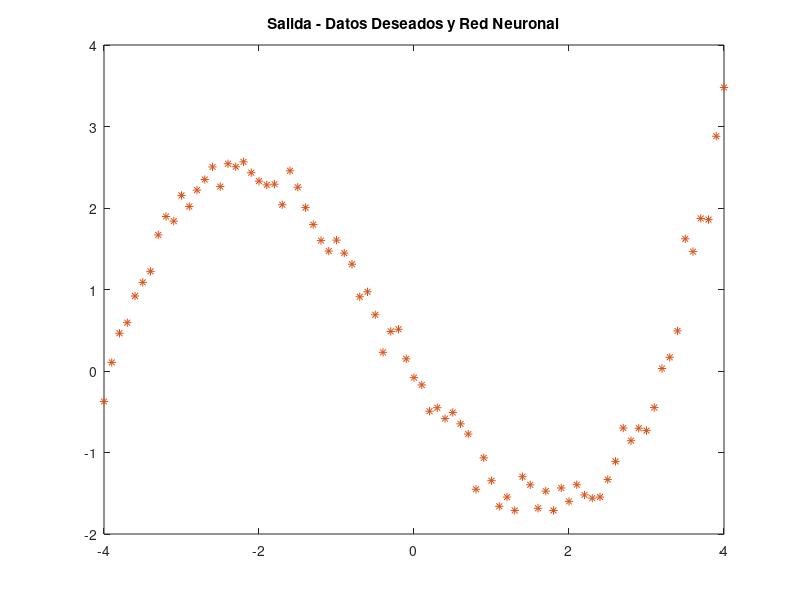

MATLAB code for this plot:
% AjusteCubica_Escalamiento (original: NeuronCubicaEscalamiento.m)
% =========================================================================
% MLP feedforward 1-25-1 (mas neurona bias opcional) entrenado a mano con
% retropropagacion de errores (sin toolbox), en modo BATCH, para aproximar
% una funcion cubica ruidosa. Tema didactico: el PROBLEMA DE ESCALAMIENTO
% de la salida deseada. La variable FACTOR multiplica la magnitud de yb;
% al agrandarla, la salida deseada queda fuera del rango util que puede
% componer la capa de sigmoideas y el ajuste se degrada (probar con
% FACTOR = 1, 10, 30, ... y comparar la convergencia de J).
%
% Pipeline en cada epoca (iter):
%   1. Para cada patron k (sin actualizar pesos):
%      a. PROPAGACION   m = v'*in ; n = sigmoide bipolar ; out = w'*n
%      b. ACUMULACION   dJdw += er.*dydw ; dJdv += er.*dydv, con las
%                       sensibilidades explicitas dydw = n y
%                       dydv = in*(w.*dndm)'
%   2. ACTUALIZACION batch: w = w - eta*dJdw/nx ; v = v - eta*dJdv/nx
%   3. Costo JJ = 0.5*sum(error.^2) impreso y guardado en J(iter).
%
% Activacion: sigmoidea tipo 2 (bipolar), n = 2./(1+exp(-m)) - 1, con
% derivada dndm = (1 - n.^2)/2; la gaussiana queda comentada.
%
% Rarezas conservadas por fidelidad con el original (NO corregir):
% - No hay criterio de parada: siempre corre las 20000 epocas completas
%   (J si termina con exactamente 20000 filas, pero se deja crecer
%   dinamicamente igual que en el original).
% - eta = input(...) SIN punto y coma: imprime el valor ingresado.
% - a0 = -0*30 es simplemente 0 (literal conservado tal cual).
% - La variable "error" sombrea al builtin error(); se conserva el nombre.
% - JJ sin punto y coma: imprime el costo en cada epoca, como el original.

clear;
clc;
close all;

%% Datos de entrenamiento: cubica ruidosa escalada por FACTOR
a3 = 0.8*2;                % coeficientes del polinomio cubico
a2 = 0.3*4;
a1 = -0.8*25;
a0 = -0*30;                % igual a 0 (se conserva el literal)

x = -4:0.1:4;
x = x';
nx = length(x);

FACTOR = 1;       % Probar (escala de la salida deseada: 1, 10, 30, ...)
yb = a3*x.^3 + a2*x.^2 + a1*x.^1 + a0;
yb = FACTOR*0.075*yb;              % escalamiento bajo estudio
yb = yb + 1*0.2*randn(nx,1);       % ruido gaussiano

%% Arquitectura de la red y parametros de entrenamiento
ne = 1;    % Numero de entradas
nm = 25;   % Numero de intermedias

bias = input('Bias:  SI = 1 : ');
if(bias == 1)
    ne = ne + 1;
    x = [ x ones(nx,1) ];
end
v = 0.15*randn(ne,nm);     % Valor inicial de coeficientes v (matricial)
w = 0.15*randn(nm,1);      % Valor inicial de coeficientes w (matricial)

eta = input('eta [0.1]: ')         % sin ; -> imprime el valor (original)

%% Entrenamiento batch (20000 epocas fijas, sin criterio de parada)
for iter = 1:20000
    dJdw = 0;                      % acumuladores de gradiente de la epoca
    dJdv = 0;
    for k = 1:nx
        in = (x(k,:))';            % patron k como columna
        m = v'*in;                 % entrada neta de la capa oculta
        n = 2.0./(1+exp(-m)) - 1;      % Sigmoidea Tipo 2
        %n = exp(-m.^2);               % Gaussiana
        out = w'*n;                % salida lineal de la red
        y(k,1) = out;
        er = out - yb(k,1);        % error del patron k
        error(k,1) = er;           % ("error" sombrea al builtin; se conserva)
        dndm = (1 - n.*n)/2;           % Sigmoidea Tipo 2
        %dndm = -2.0*(n.*m);           % Gaussiana
        dydw = n;                  % sensibilidad de la salida respecto a w
        dJdw = dJdw + er.*dydw;    % acumula gradiente respecto a w
        dydv = in*(w.*dndm)';      % sensibilidad de la salida respecto a v
        dJdv = dJdv + er.*dydv;    % acumula gradiente respecto a v
    end
    w = w - eta*dJdw/nx;           % actualizacion BATCH con gradiente promedio
    v = v - eta*dJdv/nx;
    JJ = 0.5*sum(error.*error)     % costo total; sin ; -> se imprime
    J(iter,1) = JJ;
end

%% Graficas de resultados
figure(1);
plot(x(:,1),y,x(:,1),yb,'*');
title('Salida - Datos Deseados y Red Neuronal');
figure(2);
plot(J);
title('Funcion de Costo - Iteracion');
